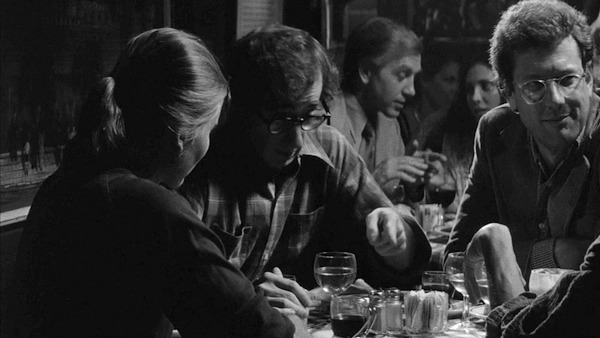
#> input picture wip/print/manhattan/assets/still-table.jpg, 600 x 338 px, given in place of src-table.jpg, which was not available
$ python prep.py
#> lines starting #> are read from the running program, lines starting #| are printed output that depends on the picture
"""Prepares the back-table TMDB still (clean greyscale, lifted for print) and a soft edge wear for each
landscape face of the folded card (1123x794), with a gentle fold shadow down the middle."""
import os
from PIL import Image, ImageOps, ImageFilter, ImageEnhance
import numpy as np
D = os.path.dirname(os.path.abspath(__file__)); A = os.path.join(D, 'assets')
W, H = 1123, 794

def still(src, out, w, h, gamma=1.0, contrast=1.0):
#> called with src = 'src-table.jpg', out = 'still-table.jpg', w = 465, h = 248, gamma = 1.55, contrast = 1.08
    im = ImageOps.grayscale(Image.open(os.path.join(A, src)))
    im = ImageOps.fit(im, (w * 2, h * 2), Image.LANCZOS, centering=(0.5, 0.45))
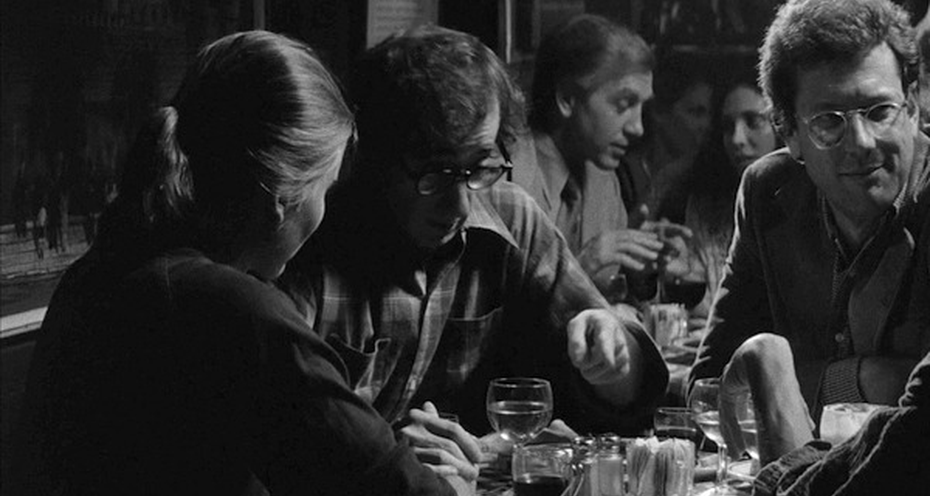
#> im: PIL image 930x496 L; min 0, max 255, mean 43.8
    a = (np.asarray(im).astype(float) / 255.0) ** (1.0 / gamma)
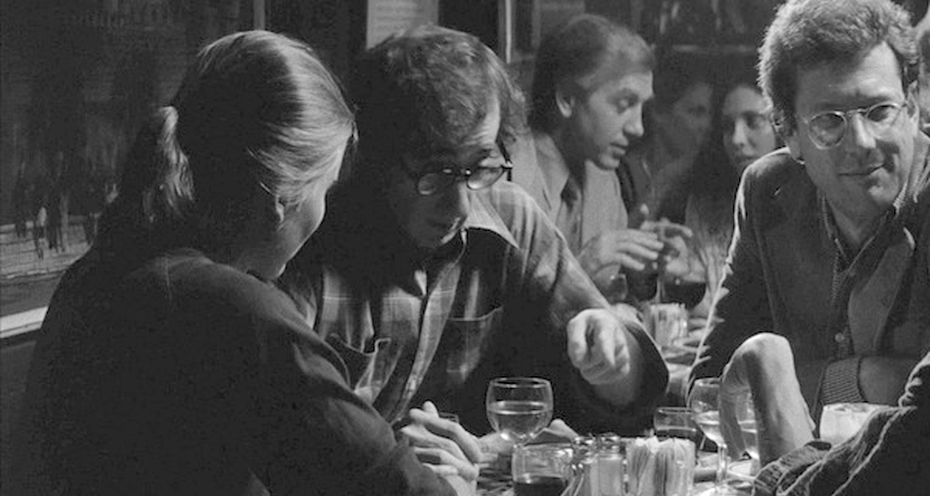
#> a: shape (496, 930) float64; min 0, max 1, mean 0.295
    im = ImageEnhance.Contrast(Image.fromarray((a * 255).clip(0, 255).astype('uint8'))).enhance(contrast)
    im.convert('RGB').save(os.path.join(A, out), quality=92)

still('src-table.jpg', 'still-table.jpg', 465, 248, 1.55, 1.08)

def wear(name, seed):
#> called with name = 'outside', seed = 7
    rng = np.random.default_rng(seed)
    y, x = np.mgrid[0:H, 0:W]
    d = np.minimum(np.minimum(x, W - 1 - x), np.minimum(y, H - 1 - y)).astype(float)
    edge = np.clip(1 - d / 64.0, 0, 1) ** 2.2
    fold = np.exp(-((x - W / 2) / 7.0) ** 2) * 0.10
    blot = Image.fromarray((rng.random((H // 48 + 1, W // 48 + 1)) * 255).astype('uint8')).resize((W, H), Image.BICUBIC).filter(ImageFilter.GaussianBlur(40))
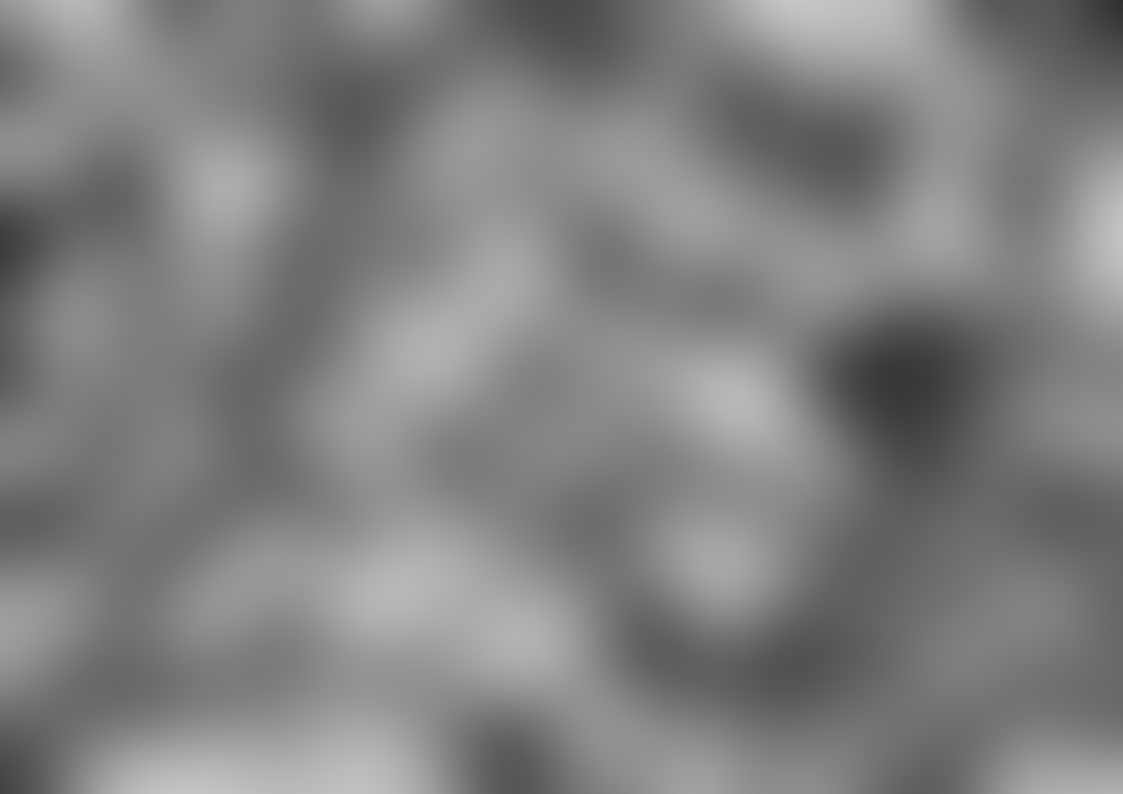
#> blot: PIL image 1123x794 L; min 47, max 198, mean 128.4
    m = np.asarray(blot).astype(float) / 255.0
    alpha = (edge * 0.30 + m * 0.035 + fold) * 255
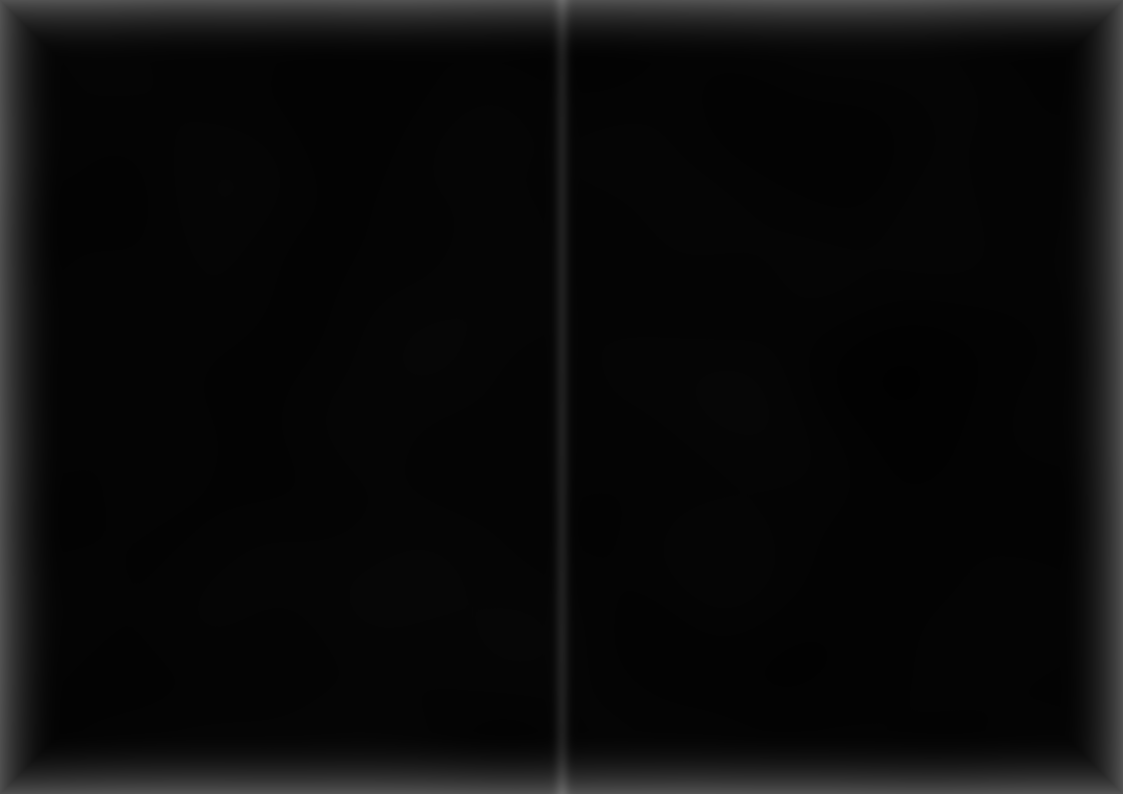
#> alpha: shape (794, 1123) float64; min 1.93, max 105.7, mean 11.3
    rgba = np.zeros((H, W, 4), 'uint8')
    rgba[..., 0], rgba[..., 1], rgba[..., 2] = 92, 88, 84
    rgba[..., 3] = alpha.clip(0, 255).astype('uint8')
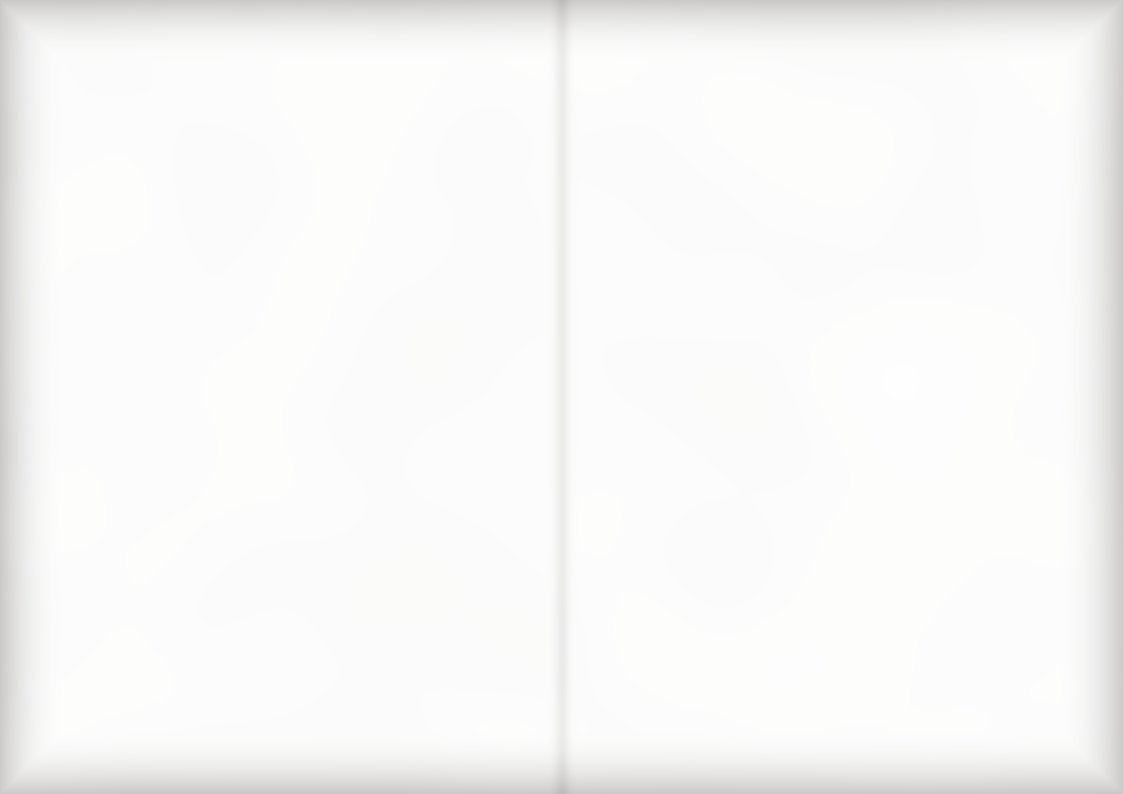
#> rgba: shape (794, 1123, 4); mean of channels 0, 1, 2, 3 92, 88, 84, 10.8; transparent parts drawn white
    Image.fromarray(rgba, 'RGBA').save(os.path.join(A, f'wear-{name}.png'))

wear('outside', 7); wear('inside', 79)
#> call 2 of wear, with name = 'inside', seed = 79
#> in wear (call 2), `blot = Image.fromarray((rng.random((H // 48 + 1, W // 48 + 1)) * 255)...`:
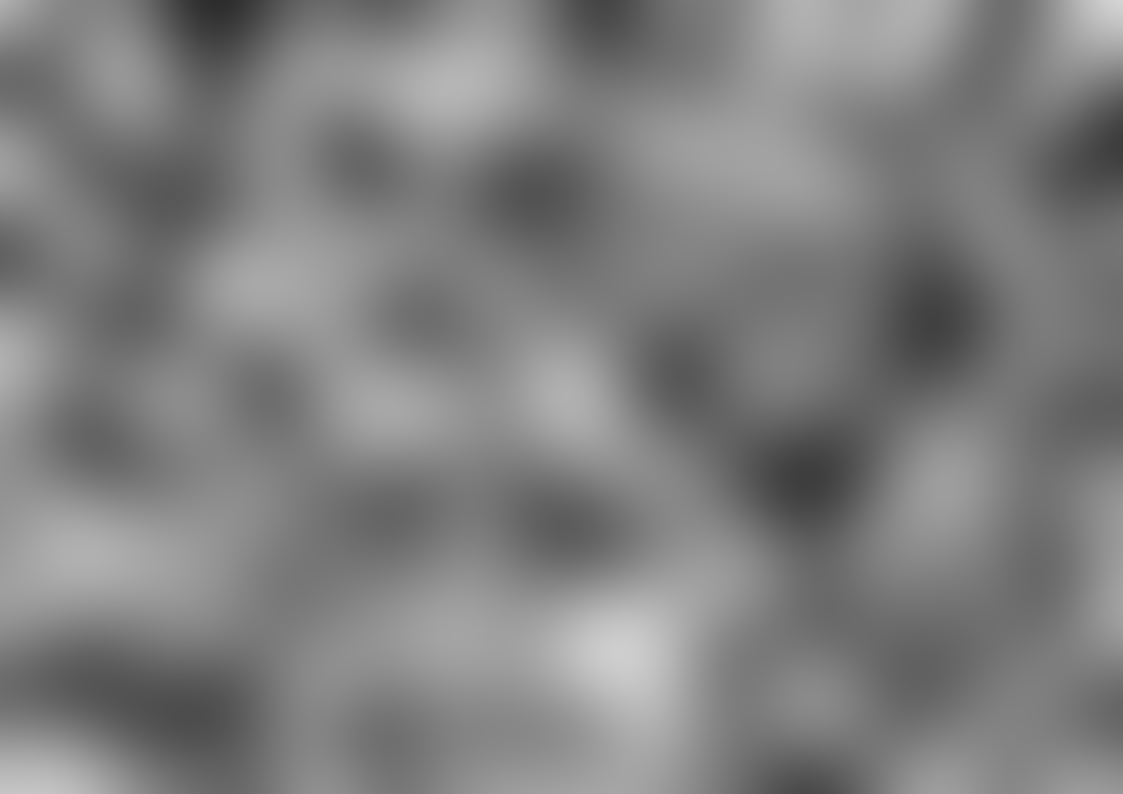
#> blot: PIL image 1123x794 L; min 44, max 213, mean 127.1
print('prepped')
